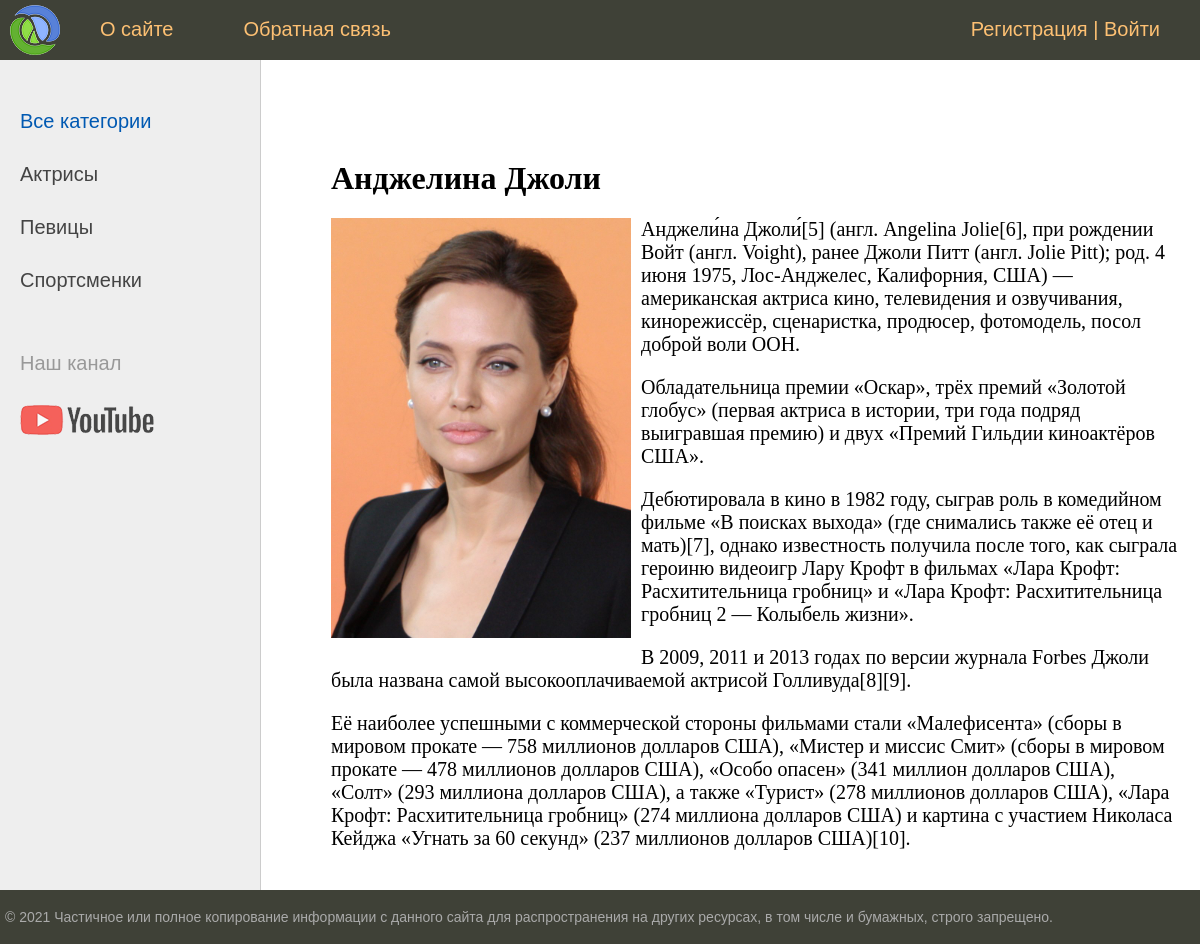
The app's page /post/andzhelina-dzholi/ with its own data.
### women/models.py (models this page shows, shortened)
class Category(models.Model):
    name = models.CharField(max_length=100, db_index=True, verbose_name='Название')
    slug = models.SlugField(max_length=255, unique=True, db_index=True, verbose_name="URL")
    def get_absolute_url(self):
        return reverse('category', kwargs={'cat_slug': self.slug})
    class Meta:
        verbose_name = "Категория"
        verbose_name_plural = "Категории"
        ordering = ['id']

class Women(models.Model):
    title = models.CharField(max_length=255, verbose_name='Заголовок')
    slug = models.SlugField(max_length=255, unique=True, db_index=True, verbose_name="URL")
    content = models.TextField(blank=True, verbose_name='Текст')
    photo = models.ImageField(upload_to="photos/%Y/%m/%d/", verbose_name='Фото') # Создается удобная директория под фото
    time_create = models.DateTimeField(auto_now_add=True, verbose_name='Время создания') # Создается один раз и не меняется
    time_update = models.DateTimeField(auto_now=True, verbose_name='Время обновления') # Меняется каждый раз при изменении
    is_published = models.BooleanField(default=True, verbose_name='Публикация')
    cat = models.ForeignKey("Category", on_delete=models.PROTECT, verbose_name='Категория') # Category пишем как строку, либо как переменную, но тогда Category должна быть перед Women
    def __str__(self):
        return self.title
    class Meta:
        verbose_name = "Известные женщины"
        verbose_name_plural = "Известные женщины"
        ordering = ['id']

### women/views.py (the view)
# urls.py: path('post/<slug:post_slug>/', ShowPost.as_view(), name='post'),
class ShowPost(DataMixin, DetailView):
    model = Women
    template_name = 'women/post.html'
    slug_url_kwarg = 'post_slug'
    context_object_name = 'post'
    def get_context_data(self, *, object_list=None, **kwargs):
        context = super().get_context_data(**kwargs)
        c_def = self.get_user_context(title=context['post'])
        return dict(list(context.items()) + list(c_def.items()))

### women/utils.py (called while the page is built)
    def get_user_context(self, **kwargs):
        context = kwargs
        """Пример использования кэша
        cats = cache.get('cats')
        if not cats:
            cats = Category.objects.annotate(Count('women'))
            cache.set('cats', cats, 60)"""
        cats = Category.objects.annotate(Count('women'))
        user_menu = menu.copy()
        if not self.request.user.is_authenticated:
            user_menu.pop(1)
        context['menu'] = user_menu
        context['cats'] = cats
        if 'cat_selected' not in context:
            context['cat_selected'] = 0
        return context

### women/templates/women/post.html
{% extends 'women/base.html' %}
{% block content %}
<h1>{{post.title}}</h1>
{% if post.photo %}
<p><img class="img-article-left" src="{{post.photo.url}}"></p>
{% endif %}
{{post.content|linebreaks}}
{% endblock %}

### women/templates/women/base.html (shortened to what this page needs)
{% load static %}
{% load women_tags %}
<!DOCTYPE html>
<html>
<head>
	<link type="text/css" href="{% static 'women/css/styles.css' %}" rel="stylesheet" />
</head>
<body>
<table class="table-page" border=0 cellpadding="0" cellspacing="0">
<tr><td valign=top>
{% block mainmenu %}
		<div class="header">
			<ul id="mainmenu" class="mainmenu">
			<li class="logo"><a href="{% url 'home' %}"><div class="logo"></div></a></li>
{% for m in menu %}
			<li><a href="{% url m.url_name %}">{{m.title}}</a></li>
{% endfor %}
			{% if request.user.is_authenticated %}
			<li class='last'> {{user.username}} <a href="{% url 'logout' %}">Выйти</a></li>
			{% else %}
			<li class='last'><a href="{% url 'register' %}">Регистрация</a> | <a href="{% url 'login' %}">Войти</a></li>
			{% endif %}
			</ul>
		</div>
{% endblock mainmenu %}
<table class="table-content" border=0 cellpadding="0" cellspacing="0">
<tr>
	<td valign="top" class="left-chapters">
	<ul id="leftchapters">
{% if cat_selected == 0 %}
		<li class="selected">Все категории</li>
{% else %}
		<li><a href="{% url 'home' %}">Все категории</a></li>
{% endif %}
{% for c in cats %}
{% if c.women__count > 0 %}
	{% if c.pk == cat_selected %}
		<li class="selected">{{c.name}}</li>
	{% else %}
		<li><a href="{{ c.get_absolute_url }}">{{c.name}}</a></li>
	{% endif %}
{% endif %}
{% endfor %}
		<li class="share">
		<p>Наш канал</p>
		<a class="share-yt" href="https://www.youtube.com/channel/UClJzWfGWuGJL2t-3dYKcHTA/playlists" target="_blank" rel="nofollow"></a>
		</li>
	</ul>
</td>
<td valign="top" class="content">
	<div class="content-text">
{% block content %}
{% endblock %}
	</div>
</td></tr></table>
</td></tr>
<tr><td valign=top>
	<div id="footer">
		<p>&copy; 2021 Частичное или полное копирование информации с данного сайта для распространения на других ресурсах, в том числе и бумажных, строго запрещено.</p>
	</div>
</td></tr></table>
</body>
</html>

### women/static/women/css/styles.css (style rules this page uses)
html, body { font-family: 'Arial'; margin: 0; padding: 0; height: 100%; width: 100%; color: #444; }
a { color: #0059b2; text-decoration: none; }
img { max-width: 600px; height: auto; }
img.img-article-left { max-width: 300px; height: auto; float: left; padding: 0 10px 10px 0; }
.table-page { width: 100%; height: 100%; vertical-align: top; }
.table-page tr { height: 100%; }
.header { background: #3F4137; height: 60px; }
.logo { background: url('../images/logo.png') no-repeat 10px 5px; width: 70px; height: 60px; }
ul.mainmenu { list-style: none; margin: 0; padding: 0; height: 60px; color: #fdc073; font-size: 20px; overflow: hidden; }
ul.mainmenu li { float: left; margin: 18px 40px 0 30px; }
ul.mainmenu li.logo { margin: 0; }
ul.mainmenu li.last { float: right; }
ul.mainmenu li a { color: #fdc073; text-decoration: none; }
.table-content { width: 100%; min-height: 100%; height: 100%; }
.left-chapters { margin: 0; background: #eee; border-right: 1px solid #ccc; min-height: 100%; }
.left-chapters ul { width: 230px; min-height: 100%; margin: 0; padding: 20px 10px 10px 20px; list-style: none; font-size: 20px; }
.left-chapters ul li { margin: 30px 0 0 0; color: #999; }
.left-chapters ul li.selected { color: #0059b2; }
.left-chapters ul li a { color: #444; text-decoration: none; }
.left-chapters ul li.share { margin: 60px 0 0 0; }
.left-chapters ul li.share p { margin: 30px 0 30px 0; }
.left-chapters ul li.share a { display: inline-block; width: 40px; height: 40px; margin: 0 20px 0 0; }
.left-chapters ul li.share a.share-yt { width: 100%; height: 30px; background: url('../images/share_yt.png') no-repeat 0 0 }
.content { padding: 40px 20px 20px 40px; width: 100%; box-sizing: border-box; }
.content-text { margin: 60px 0 0 30px; color: #000; font-size: 20px; font-family: Yandex Sans Display Light; }
.content-text h1 { font-size: 32px; }
#footer { box-sizing: border-box; background: #3F4137; padding: 5px; color: #aaa; font-size: 14px; font-family: Verdana, Geneva, Arial, Helvetica; text-align: left; overflow: hidden; }

### records on screen
Category: name "Актрисы"
Category: name "Певицы"
Category: name "Спортсменки"
Women: title "Анджелина Джоли", photo (picture), content "Анджели́на Джоли́[5] (англ. Angelina Jolie[6], при рождении Войт (англ. Voight), ранее Джоли Питт (англ. Jolie Pitt); род. 4 июня 1975, Лос-Анджелес, Калифорния, США) — американская актриса кино, телевидения и озвучивания, кинорежиссёр, сценаристка, продюсер, фотомодель, посол доброй воли ООН. Обладательница премии «Оскар», трёх премий «Золотой глобус» (первая актриса в истории, три года подряд выигравшая премию) и двух «Премий Гильдии киноактёров США». Дебютировала в кино в 1982 году, сыграв роль в комедийном фильме «В поисках выхода» (где снимались также её отец и мать)[7], однако известность получила после того, как сыграла героиню видеоигр Лару Крофт в фильмах «Лара Крофт:…"

### other values on screen
{{ m.title }} "О сайте" "Обратная связь"
